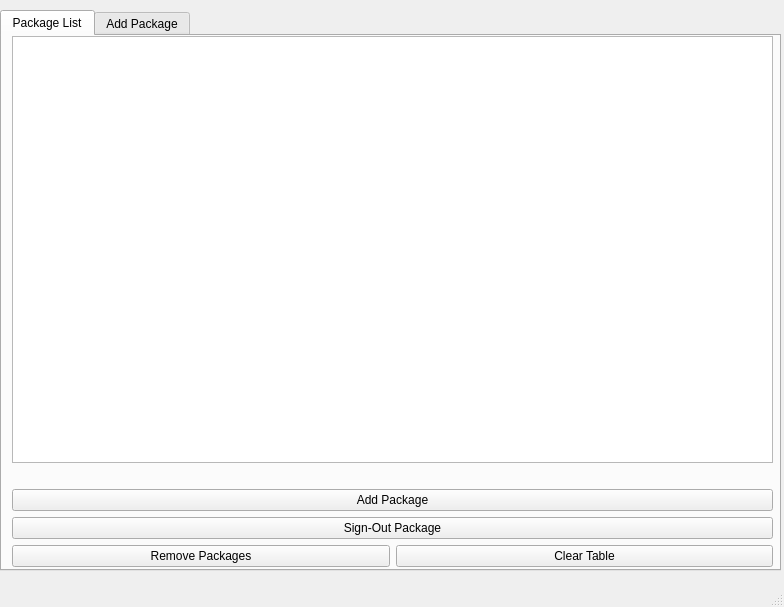
<?xml version="1.0" encoding="UTF-8"?>
<ui version="4.0">
 <class>MainWindow</class>
 <widget class="QMainWindow" name="MainWindow">
  <property name="geometry">
   <rect>
    <x>0</x>
    <y>0</y>
    <width>784</width>
    <height>607</height>
   </rect>
  </property>
  <property name="windowTitle">
   <string>MainWindow</string>
  </property>
  <widget class="QWidget" name="centralwidget">
   <widget class="QTabWidget" name="tabWidget">
    <property name="geometry">
     <rect>
      <x>0</x>
      <y>10</y>
      <width>781</width>
      <height>561</height>
     </rect>
    </property>
    <property name="currentIndex">
     <number>0</number>
    </property>
    <widget class="QWidget" name="packageView">
     <attribute name="title">
      <string>Package List</string>
     </attribute>
     <widget class="QWidget" name="verticalLayoutWidget_2">
      <property name="geometry">
       <rect>
        <x>10</x>
        <y>0</y>
        <width>761</width>
        <height>531</height>
       </rect>
      </property>
      <layout class="QVBoxLayout" name="verticalLayout_2">
       <item>
        <widget class="QTableWidget" name="packageTable"/>
       </item>
       <item>
        <widget class="QLabel" name="label">
         <property name="text">
          <string/>
         </property>
         <property name="alignment">
          <set>Qt::AlignmentFlag::AlignCenter</set>
         </property>
         <property name="wordWrap">
          <bool>true</bool>
         </property>
        </widget>
       </item>
       <item>
        <widget class="QPushButton" name="addPackageMainButton">
         <property name="text">
          <string>Add Package</string>
         </property>
        </widget>
       </item>
       <item>
        <widget class="QPushButton" name="signoutPackageButton">
         <property name="text">
          <string>Sign-Out Package</string>
         </property>
        </widget>
       </item>
       <item>
        <layout class="QHBoxLayout" name="horizontalLayout_3">
         <property name="topMargin">
          <number>0</number>
         </property>
         <item>
          <widget class="QPushButton" name="removePackageButton">
           <property name="text">
            <string>Remove Packages</string>
           </property>
          </widget>
         </item>
         <item>
          <widget class="QPushButton" name="clearTableButton">
           <property name="text">
            <string>Clear Table</string>
           </property>
          </widget>
         </item>
        </layout>
       </item>
      </layout>
     </widget>
    </widget>
    <widget class="QWidget" name="addPackage">
     <attribute name="title">
      <string>Add Package</string>
     </attribute>
     <widget class="QWidget" name="verticalLayoutWidget">
      <property name="geometry">
       <rect>
        <x>169</x>
        <y>49</y>
        <width>401</width>
        <height>411</height>
       </rect>
      </property>
      <layout class="QVBoxLayout" name="verticalLayout">
       <item>
        <widget class="QLabel" name="label_5">
         <property name="text">
          <string>Recipient:</string>
         </property>
        </widget>
       </item>
       <item>
        <widget class="QLineEdit" name="recipientNameEdit"/>
       </item>
       <item>
        <widget class="QLabel" name="label_2">
         <property name="text">
          <string>Courier:</string>
         </property>
        </widget>
       </item>
       <item>
        <widget class="QComboBox" name="courierComboBox">
         <item>
          <property name="text">
           <string>Canada Post</string>
          </property>
         </item>
         <item>
          <property name="text">
           <string>DHL</string>
          </property>
         </item>
         <item>
          <property name="text">
           <string>FedEx</string>
          </property>
         </item>
         <item>
          <property name="text">
           <string>Purolator</string>
          </property>
         </item>
         <item>
          <property name="text">
           <string>UPS</string>
          </property>
         </item>
        </widget>
       </item>
       <item>
        <widget class="QLabel" name="label_3">
         <property name="text">
          <string>Tracking Number:</string>
         </property>
        </widget>
       </item>
       <item>
        <widget class="QLineEdit" name="trackingNumberEdit"/>
       </item>
       <item>
        <widget class="QLabel" name="label_4">
         <property name="text">
          <string>Description:</string>
         </property>
        </widget>
       </item>
       <item>
        <widget class="QTextEdit" name="descriptionEdit"/>
       </item>
       <item>
        <widget class="QPushButton" name="addPackageButton">
         <property name="text">
          <string>Add Package</string>
         </property>
        </widget>
       </item>
      </layout>
     </widget>
    </widget>
   </widget>
  </widget>
  <widget class="QStatusBar" name="statusbar"/>
  <action name="actionAdd_Package">
   <property name="text">
    <string>Add Package</string>
   </property>
  </action>
 </widget>
 <resources/>
 <connections/>
</ui>
